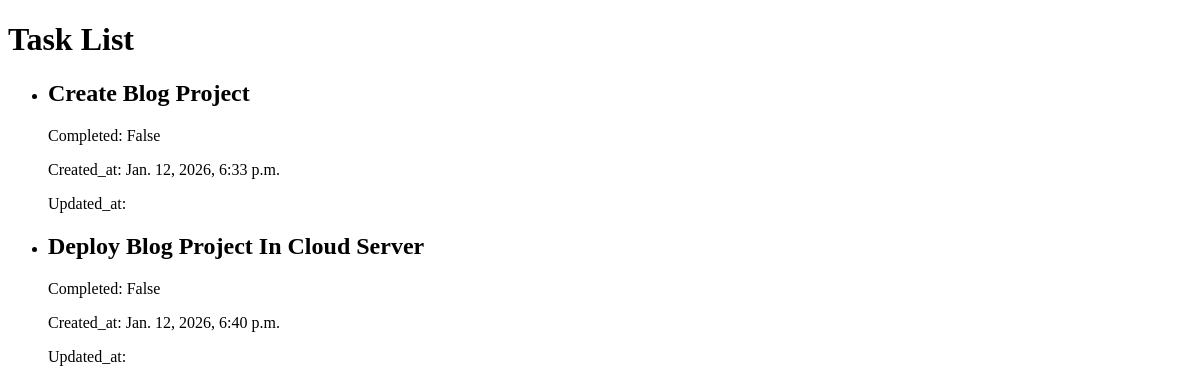
Page /tasks/task_list on the earlier database version.
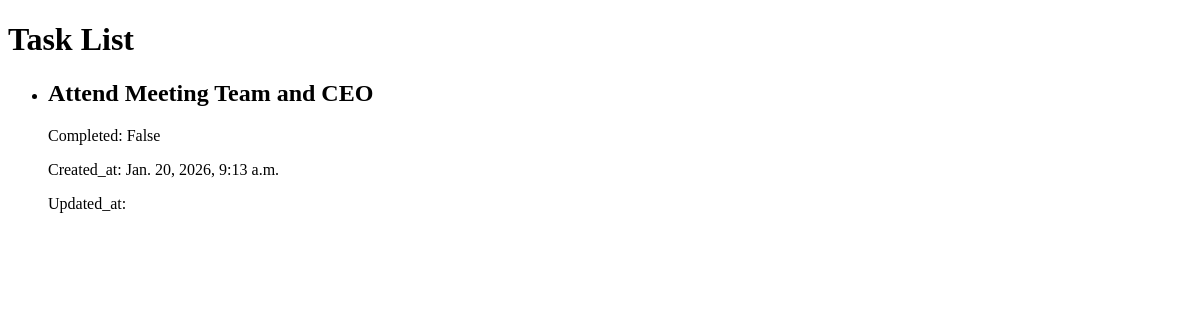
Same page on the later database version.
### tasks/models.py (models this page shows)
class Task(models.Model):
    user = models.OneToOneField(User, on_delete=models.CASCADE)     #[NOTE: eikhane database relation krse, eita hoilo "one to one relationship"]
    Category = models.ForeignKey(Category, on_delete=models.SET_NULL, null=True, related_name='tasks')  #[NOTE: eikhane database relation krse, eita hoilo "one to many relationship" ||Ar eikhane "related_name='tasks'" dewa hoy jate kre kono prokar conflict na hoy amra easily access krte pari oi related_name ta dhore]
    subcategory = models.ManyToManyField(SubCategory, related_name='tasks')      #[NOTE: eikhane database relation krse, eita hoilo "many to many relationship"]
    title = models.CharField(max_length=128)
    completed = models.BooleanField(default=False)
    created_at = models.DateTimeField(auto_now_add=True)        #[NOTE: eikhane "auto_now_add" ei function tar kaj holo je jokhn ami data entry krbo tokhn ei function ta current time ta nibe.]
    update_at = models.DateTimeField(auto_now=True)

### tasks/views.py (the view)
# urls.py: path('task_list', task_list, name='task_list'),
def task_list(request):
    tasks = Task.objects.all()
    return render(
        request,
        "tasks/base.html",
        {"tasks": tasks}
    )

### tasks/templates/tasks/base.html (shortened to what this page needs)
<!DOCTYPE html>
<html lang="en">
<head>
</head>
<body>
    <h1>Task List</h1>
    <ul>
    {% for task in tasks %}
    <li>
        <h2>{{task.title}}</h2>
        <p>Completed: {{task.completed}}</p>
        <p>Created_at: {{task.created_at}}</p>
        <p>Updated_at: {{task.updated_at}}</p>
    </li>
    {% endfor %}
    </ul>
</body>
</html>

Differences in the rows shown:
removed Task: title "Create Blog Project", completed "False", created_at "Jan. 12, 2026, 6:33 p.m."
removed Task: title "Deploy Blog Project In Cloud Server", completed "False", created_at "Jan. 12, 2026, 6:40 p.m."
added Task: title "Attend Meeting Team and CEO", completed "False", created_at "Jan. 20, 2026, 9:13 a.m."
